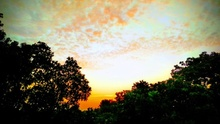
%> input picture Practical 5/Practical 5B/Garden.jpg, 220 x 124 px, shrunk from 568 x 320 before the run
$ octave SaltPepperNoise.m   (GNU Octave 9; MATLAB toolbox functions it lacks are replaced by stand-ins)
%> lines starting %> are read from the running program, lines starting %| are printed output that depends on the picture
rgb_img = imread("Garden.jpg");
%> rgb_img is the input picture: size 124x220x3 uint8; mean R, G, B 124.9, 121.3, 101.2
gray_img = rgb2gray(rgb_img);
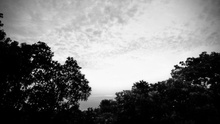
%> gray_img: size 124x220 uint8; min 0, max 252, mean 120.1
[x, y] = size(gray_img);
%> x = 124; y = 220
d = 0.04;
I = uint8(gray_img);
noise = imnoise (gray_img, 'salt & pepper', d);
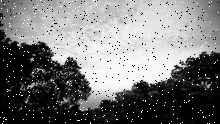
%> noise: size 124x220 uint8; min 0, max 255, mean 120.2
Inew = zeros(x + 2, y + 2);
newimage = zeros(x, y);
for i = 1 : x
    for j = 1 : y
        Inew(i + 1, j + 1) = noise(i, j);
    end
end
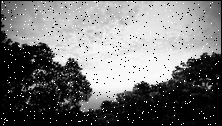
%> Inew: size 126x222 double; min 0, max 255, mean 117.3

for i = 1 : x
    for j = 1 : y
        kernel = zeros(9, 1);
        index = 1;
        sum = 0;
        for p = 1 : 3
            for q = 1 : 3
                kernel(index) = Inew(i + p - 1, j + q - 1);
                index = index + 1;
            end
        end
        median = sort(kernel);
        newimage(i, j) = median(5);
    end
end
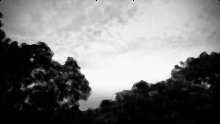
%> newimage: size 124x220 double; min 0, max 250, mean 119
%> after the loop, kernel = [1; 2; 0; 1; 2; 0; 0; 0; 0]

subplot(1,3,1), imshow(gray_img), title("Image Without Noise");
subplot(1,3,2), imshow(noise), title("Image With Noise");
subplot(1,3,3), imshow(newimage, [0, 255]), title("Image Without Noise");
